Frame 1 (no input): blank canvas, image omitted
Frame 60 (the mouse pressed at the canvas centre just before this capture): blank canvas, image omitted
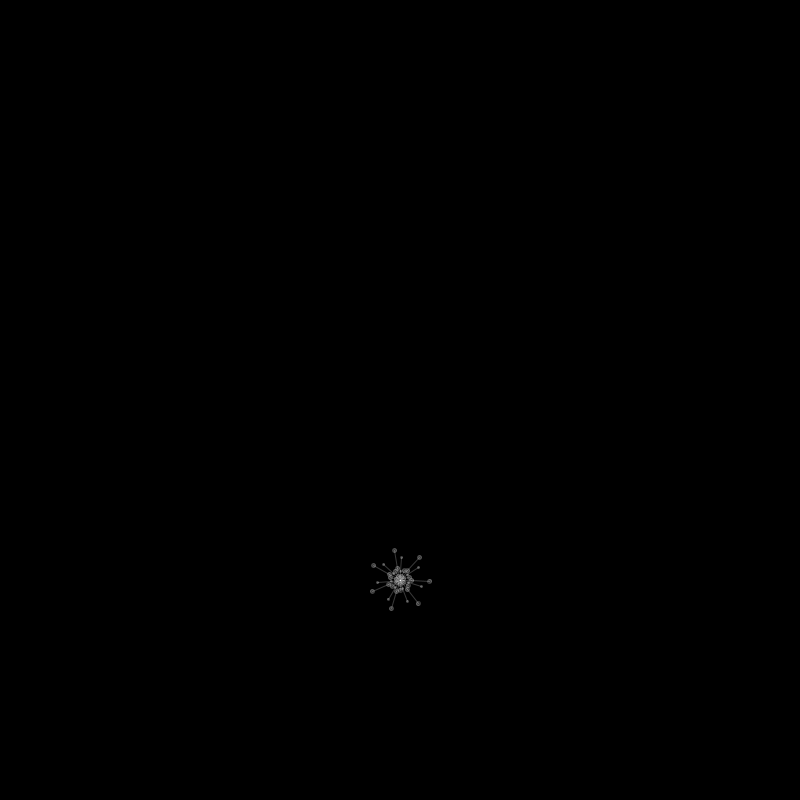
Frame 120 (the mouse held since frame 60 and released just before this capture)

The Processing sketch whose frames 1 and 60 were blank and that drew this single picture after the mouse press (run headless with seeded random() and noise(); from frame 60 on, the mouse is pressed at the canvas centre):

// Processing sketch: processing_141191
// ── processing_141191.pde

SnowFlake[] snowflakes;
float wind;

void setup() {
  frameRate(15);
  size(800, 800);
  //size(displayWidth, displayHeight);
  background(0);
  snowflakes = new SnowFlake[0];
  // snowflakes[0]= new SnowFlake(int(random(0, width)), int(random(0, height)));
}

void draw() {
  background(0);
  // println(snowflakes);
  wind = map(mouseX, 0, width, -1, 1);
  for (int i=0; i<snowflakes.length; i++) {
    //  println(i);
    snowflakes[i].fall();
    snowflakes[i].display(); 
    snowflakes[i].cx=snowflakes[i].cx+wind;
  }
}

void mousePressed() {
  // println(snowflakes.length);
  SnowFlake mySnowFlake = new SnowFlake(mouseX, mouseY);
  snowflakes = (SnowFlake[]) append(snowflakes, mySnowFlake);

  /* mySnowFlake.display(); 
   mySnowFlake.fall();
   */
}

class SnowFlake {

  int radius;
  int spokeLength;
  float cx;
  float cy;
  int rotated;
  int howComplex;
  int speed;
  int numSpokes;
  int transparency;
  int[] rotatedList;
  int[] radiusList;
  int[] spokeLengthList;

  SnowFlake(int centerX, int centerY) {

    cx = centerX;
    cy = centerY;
    speed = int(random(2, 4));
    howComplex = int(random(3, 6));
    numSpokes = int(random(5, 8));
    transparency = int(random(20, 180));
    rotatedList = new int[howComplex];
    radiusList = new int[howComplex];
    spokeLengthList = new int[howComplex];
    
    for(int i=0; i<howComplex; i++)
    {
    rotated = int(random(0, 55));
    radius = int(random(2, 10));
    spokeLength = int(random(2, 25));
    rotatedList[i] = rotated;
    radiusList[i] = radius;
    spokeLengthList[i] = spokeLength;
    }
  }

  void display() {

    ellipseMode(CENTER);
    stroke(255, 255, 255, transparency);
    fill(255, 255, 255, transparency);
    for (int i = 0; i < howComplex; i++) {
      rotated = rotatedList[i];
      radius = radiusList[i];
      spokeLength = spokeLengthList[i];
      float theAngle = 360/numSpokes;
      //ellipse(cx, cy, radius, radius);
      for (int j = 0; j < numSpokes; j++) {

        float elbowX = cx + cos(radians(theAngle*j+rotated)) * spokeLength;
        float elbowY = cy+ sin(radians(theAngle* j+rotated))* spokeLength;
        float wristX = elbowX + cos(radians(theAngle*j+rotated)) * spokeLength * 1.5;
        float wristY = elbowY + sin(radians(theAngle*j+rotated)) * spokeLength * 1.5;

        
        line(cx, cy, elbowX, elbowY);
        ellipse(elbowX, elbowY, radius, radius);
        line(elbowX, elbowY, wristX, wristY);
        ellipse(wristX, wristY, radius, radius);
      }
    }
  }

  void fall() {
    if (cy < height+50) {
      cy = cy+ speed;
    }
    else{
     cy = -50; 
    }
    
    if(cx < -50){
     cx = width +50; 
      
    }
    
    else if(cx > width+50){
      cx = -50;
    }
    
    for(int i=0; i<howComplex; i++)
    {
     rotatedList[i]=rotatedList[i]+1; 
    }
  }
}
